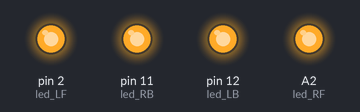
A sketch run on a simulated Arduino Uno, built with avr-gcc and run on an emulated ATmega328P. Shown: output pins drawn as LEDs (lit = HIGH).

Above: at 0.05 s.
Timing chart, 0 to 3.0 s (numbered marks = the images above):
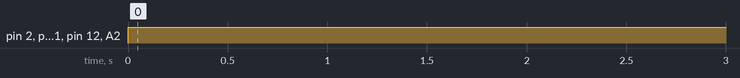

Measured:
- by itself, pin 2 (led_LF), pin 11 (led_RB), pin 12 (led_LB), A2 (led_RF): LOW → HIGH at 0.00 s

The sketch:

Arduino_UNO_R3_Blink_LED.ino
```cpp
const int led_LF = 2;   // LED in Left Front
const int led_RF = A2;  // LED in Right front
const int led_LB = 12;  // LED in Left Back
const int led_RB = 11;  // LED in Right Back


void setup() {
  pinMode(led_LF, OUTPUT);    // setting LED pin output
  pinMode(led_RF, OUTPUT);
  pinMode(led_LB, OUTPUT);
  pinMode(led_RB, OUTPUT);
}

void loop() {
  digitalWrite(led_LF, HIGH);  //  turn on the LED
  digitalWrite(led_RF, HIGH);
  digitalWrite(led_LB, HIGH);
  digitalWrite(led_RB, HIGH);
  delay(1000);
  digitalWrite(led_LF, LOW);  // turn off the LED
  digitalWrite(led_RF, LOW);
  digitalWrite(led_LB, LOW);
  digitalWrite(led_RB, LOW);
}
```
